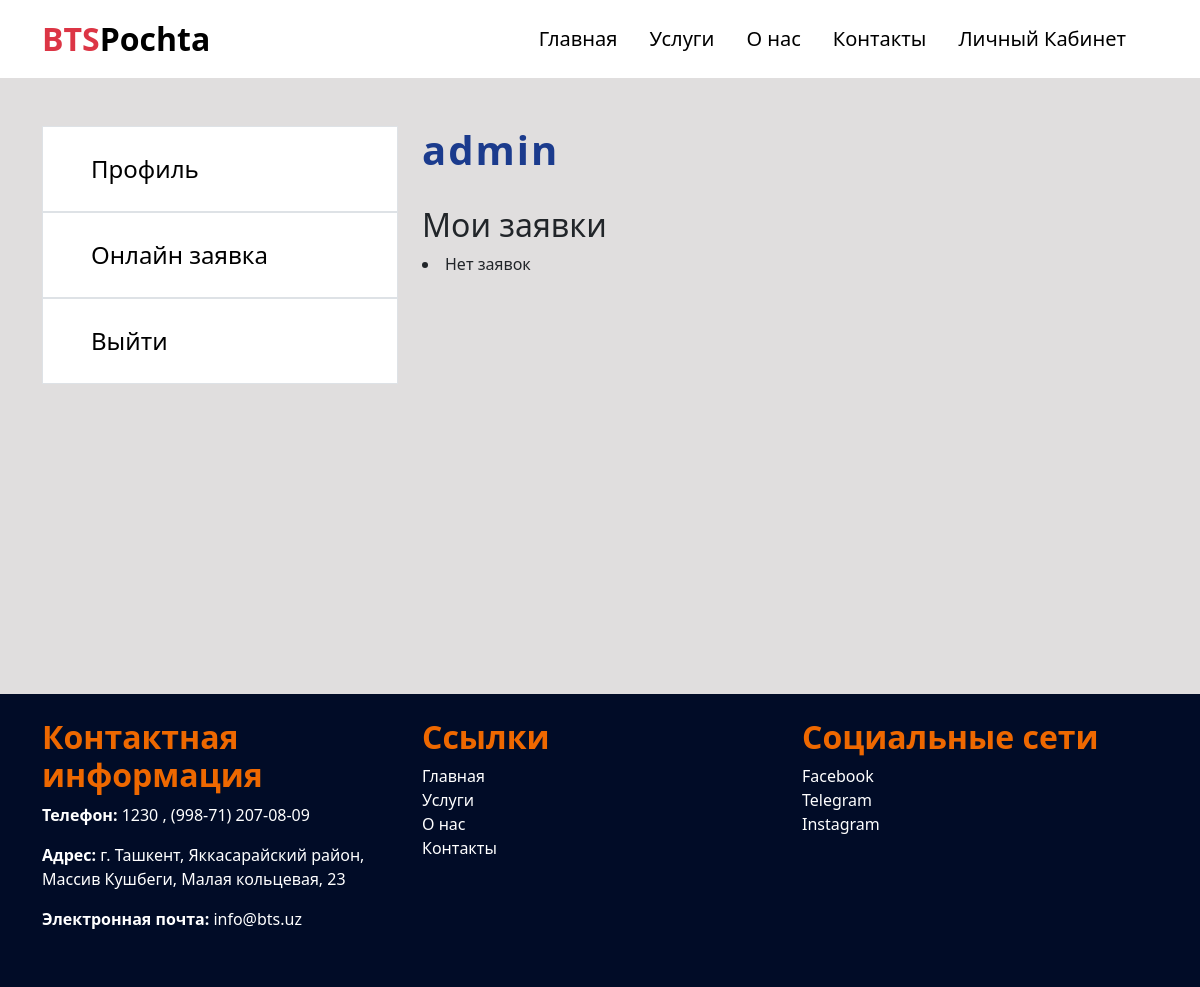
Page /profile/admin/ on the committed database.
### app/models.py (models this page shows, shortened)
class BaseModel(models.Model):
    created_at = models.DateTimeField(auto_now_add=True)
    class Meta:
        abstract = True

class Contact(BaseModel):
    title = models.CharField(max_length=50)
    address = models.CharField(max_length=100)
    tel = models.CharField(max_length=30)
    email = models.EmailField(max_length=50)

### app/views.py (the view)
# urls.py: path('profile/<username>/', views.profile, name="profile"),
def profile(request, username):
    user = get_object_or_404(User, username=username)
    if request.user == user:
        requests = Parcel.objects.filter(user=request.user)
    else:
        requests = Parcel.objects.none()
    return render(request, 'profile.html', {"user": user, "requests": requests})

### app/context_processors.py (called while the page is built)
def get_info(request):
    contact = Contact.objects.first()
    return {'contact': contact}

### app/templates/profile.html (shortened to what this page needs)
{% extends 'base.html' %}
{% load static %}
{% block content %}
  <section class="container my-5 " style="min-height: 520px;">
    <div class="row">
      <aside class="col-12 col-md-4 order-1 order-md-1 mb-4 mb-md-0">
        <div class="px-5 py-4 border fs-4" style="background-color: white;">
          <a href="{% url 'app:profile' user.username %}" class="text-decoration-none text-black">Профиль</a>
        </div>
        <div class="p-4 px-5 border fs-4" style="background-color: white;">
          <a href="{% url 'app:profileform' %}" class="text-decoration-none text-black">Онлайн заявка</a>
        </div>
        <div class="px-5 py-4 border fs-4" style="background-color: white;">
          <a href="{% url 'app:logout' %}" class="text-decoration-none text-black">Выйти</a>
        </div>
      </aside>
      <div class="col-12 col-md-8 order-1 order-md-2">
        <div class="d-flex flex-column gap-2">
          <h1 style="font-weight: 900; letter-spacing: 2px; color: #1b3b8d;">{{ user.username }}</h1>
          <div class="">
          </div>
        </div>
        <h2>Мои заявки</h2>
        <div class="d-flex flex-column">
          {% for request in requests %}
            <a class="text-decoration-none text-black fs-4" href="{% url 'app:applicationDetail' request.id %}">Заказ №: {{ request.id }}</a>
          {% empty %}
            <li>Нет заявок</li>
          {% endfor %}
        </div>
      </div>
    </div>
  </section>
{% endblock %}

### app/templates/base.html (shortened to what this page needs)
{% load static %}
<!DOCTYPE html>
<html lang="en">
  <head>
    <link href="{% static 'css/bootstrap.css' %}" rel="stylesheet" />
    <link href="https://cdn.jsdelivr.net/npm/bootstrap@5.3.3/dist/css/bootstrap.min.css" rel="stylesheet" />
  </head>
  <body style="background-color: #e0dede;">
    <nav class="navbar navbar-expand-xl bg-white">
      <div class="container">
        <a class="navbar-brand fs-2 fw-bold" href="{% url "app:home" %}"><span class="text-danger">BTS</span>Pochta</a>
        <div class="collapse navbar-collapse show" id="navbarDark">
          <ul class="navbar-nav ms-auto mb-2 mb-xl-0 fs-5 ms-auto p-2 text-center">
            <li class="nav-item me-3">
              <a class="nav-link active" aria-current="page" href="{% url 'app:home' %}">Главная</a>
            </li>
            <li class="nav-item me-3">
              <a class="nav-link active" href="{% url 'app:services' %}">Услуги</a>
            </li>
            <li class="nav-item me-3">
              <a class="nav-link active" href="{% url 'app:about' %}">О нас</a>
            </li>
            <li class="nav-item me-3">
              <a class="nav-link active" href="{% url 'app:contact' %}">Контакты</a>
            </li>
            {% if user.is_authenticated %}
              <li class="nav-item me-3">
                <a class="nav-link active" href="{% url 'app:profile' user.username %}">Личный Кабинет</a>
              </li>
            {% else %}
              <li class="nav-item me-3">
                <a class="nav-link active" href="{% url 'app:login' %}">Войти</a>
              </li>
            {% endif %}
          </ul>
        </div>
      </div>
    </nav>
    {% block content %}
    {% endblock %}
    <footer class="text-dark py-4 mt-4" style="background-color: #010c27; ">
      <div class="container">
        <div class="row text-white">
          <div class="col-md-4 mb-3">
            <h5 class="fw-bold fs-2" style="color: #ee6800;">Контактная информация</h5>
            <p> <strong>Телефон:</strong>  {{ contact.tel }}</p>
            <p> <strong>Адрес:</strong>  {{ contact.address }}</p>
            <p> <strong>Электронная почта:</strong>  {{ contact.email }}</p>
          </div>
          <div class="col-md-4 mb-3">
            <h5 class="fw-bold fs-2" style="color: #ee6800;">Ссылки</h5>
            <ul class="list-unstyled">
              <li><a class="text-decoration-none text-white" href="{% url 'app:home' %}">Главная</a></li>
              <li><a class="text-decoration-none text-white" href="{% url 'app:services' %}">Услуги</a></li>
              <li><a class="text-decoration-none text-white" href="{% url 'app:about' %}">О нас</a></li>
              <li><a class="text-decoration-none text-white" href="{% url 'app:contact' %}">Контакты</a></li>
            </ul>
          </div>
          <div class="col-md-4 mb-3">
            <h5 class="fw-bold fs-2" style="color: #ee6800;">Социальные сети</h5>
            <ul class="list-unstyled">
              <li><a class="text-decoration-none text-white" href="https://facebook.com/">Facebook</a></li>
              <li><a class="text-decoration-none text-white" href="https://web.telegram.org/">Telegram</a></li>
              <li><a class="text-decoration-none text-white" href="https://www.instagram.com/">Instagram</a></li>
            </ul>
          </div>
        </div>
      </div>
    </footer>
  </body>
</html>

### rows in the picture
Contact: tel "1230 , (998-71) 207-08-09", address "г. Ташкент, Яккасарайский район, Массив Кушбеги, Малая кольцевая, 23", email "info@bts.uz"

### other values in the picture
{{ user.username }} "admin"
